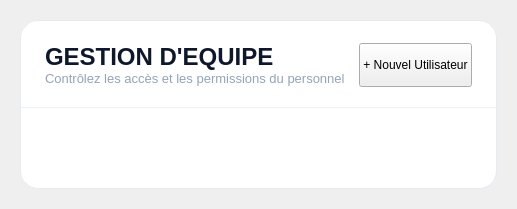
        <widget class="QWidget" name="page_8">
         <layout class="QVBoxLayout" name="verticalLayout_26">
          <property name="leftMargin">
           <number>20</number>
          </property>
          <property name="topMargin">
           <number>20</number>
          </property>
          <property name="rightMargin">
           <number>20</number>
          </property>
          <property name="bottomMargin">
           <number>20</number>
          </property>
          <item>
           <widget class="QFrame" name="frame_22">
            <property name="styleSheet">
             <string notr="true">#frame_22{
                                                        background-color: #ffffff;
                                                        border: 1px solid #e6ebf2;
                                                        border-radius: 18px;
                                                        }

                                                        #frame_22 QFrame{
                                                        background-color : transparent;
                                                        border : none;
                                                        }

                                                        QLabel{
                                                        background-color : transparent;
                                                        }</string>
            </property>
            <property name="frameShape">
             <enum>QFrame::Shape::NoFrame</enum>
            </property>
            <property name="frameShadow">
             <enum>QFrame::Shadow::Raised</enum>
            </property>
            <layout class="QVBoxLayout" name="verticalLayout_25" stretch="0,0,0,1">
             <property name="spacing">
              <number>0</number>
             </property>
             <property name="leftMargin">
              <number>0</number>
             </property>
             <property name="topMargin">
              <number>0</number>
             </property>
             <property name="rightMargin">
              <number>0</number>
             </property>
             <property name="bottomMargin">
              <number>0</number>
             </property>
             <item>
              <layout class="QHBoxLayout" name="horizontalLayout_12">
               <property name="spacing">
                <number>14</number>
               </property>
               <property name="leftMargin">
                <number>24</number>
               </property>
               <property name="topMargin">
                <number>22</number>
               </property>
               <property name="rightMargin">
                <number>24</number>
               </property>
               <property name="bottomMargin">
                <number>20</number>
               </property>
               <item>
                <widget class="QLabel" name="label_30">
                 <property name="styleSheet">
                  <string notr="true">QLabel{
                                                                            background-color:
                                                                            transparent;
                                                                            }</string>
                 </property>
                 <property name="text">
                  <string>
                                                                            &lt;html&gt;&lt;head/&gt;&lt;body&gt;&lt;p&gt;&lt;span
                                                                            style=&quot;
                                                                            font-size:18pt;
                                                                            font-weight:700;
                                                                            color:#0f172a;&quot;&gt;GESTION
                                                                            D'EQUIPE&lt;br/&gt;&lt;/span&gt;&lt;span
                                                                            style=&quot;
                                                                            font-size:10pt;
                                                                            color:#94a3b8;&quot;&gt;Contrôlez
                                                                            les accès et les
                                                                            permissions du
                                                                            personnel&lt;/span&gt;&lt;/p&gt;&lt;/body&gt;&lt;/html&gt;</string>
                 </property>
                </widget>
               </item>
               <item alignment="Qt::AlignmentFlag::AlignRight">
                <widget class="QPushButton" name="btn_ajouter_caissier">
                 <property name="minimumSize">
                  <size>
                   <width>0</width>
                   <height>44</height>
                  </size>
                 </property>
                 <property name="text">
                  <string>+ Nouvel Utilisateur</string>
                 </property>
                </widget>
               </item>
              </layout>
             </item>
             <item>
              <widget class="Line" name="line_3">
               <property name="styleSheet">
                <string notr="true">QFrame{
                                                                    background-color : #eef2f7;
                                                                    border : none;
                                                                    max-height : 1px;
                                                                    }</string>
               </property>
               <property name="orientation">
                <enum>Qt::Orientation::Horizontal</enum>
               </property>
              </widget>
             </item>
             <item>
              <layout class="QGridLayout" name="gridLayout_2">
               <property name="leftMargin">
                <number>24</number>
               </property>
               <property name="topMargin">
                <number>20</number>
               </property>
               <property name="rightMargin">
                <number>24</number>
               </property>
               <property name="bottomMargin">
                <number>20</number>
               </property>
               <property name="spacing">
                <number>18</number>
               </property>
              </layout>
             </item>
             <item>
              <spacer name="verticalSpacer_9">
               <property name="orientation">
                <enum>Qt::Orientation::Vertical</enum>
               </property>
               <property name="sizeHint" stdset="0">
                <size>
                 <width>20</width>
                 <height>40</height>
                </size>
               </property>
              </spacer>
             </item>
            </layout>
           </widget>
          </item>
         </layout>
        </widget>
